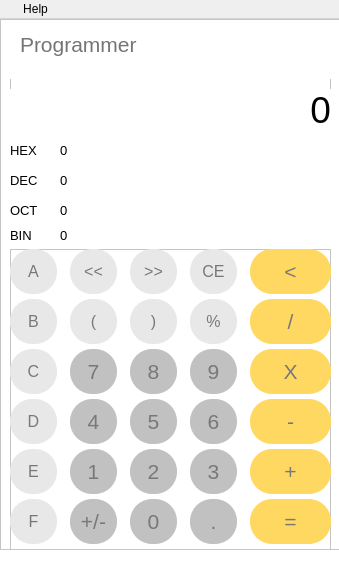
<?xml version="1.0" encoding="UTF-8"?>
<ui version="4.0">
 <class>MainWindow</class>
 <widget class="QMainWindow" name="MainWindow">
  <property name="geometry">
   <rect>
    <x>0</x>
    <y>0</y>
    <width>339</width>
    <height>565</height>
   </rect>
  </property>
  <property name="minimumSize">
   <size>
    <width>339</width>
    <height>565</height>
   </size>
  </property>
  <property name="maximumSize">
   <size>
    <width>339</width>
    <height>565</height>
   </size>
  </property>
  <property name="sizeIncrement">
   <size>
    <width>0</width>
    <height>1</height>
   </size>
  </property>
  <property name="windowTitle">
   <string>Calculator</string>
  </property>
  <property name="windowIcon">
   <iconset>
    <normaloff>../images/logo.png</normaloff>../images/logo.png</iconset>
  </property>
  <property name="toolTipDuration">
   <number>-1</number>
  </property>
  <property name="layoutDirection">
   <enum>Qt::LeftToRight</enum>
  </property>
  <property name="autoFillBackground">
   <bool>false</bool>
  </property>
  <property name="styleSheet">
   <string notr="true"/>
  </property>
  <widget class="QWidget" name="centralwidget">
   <property name="styleSheet">
    <string notr="true">background-color: rgb(255, 255, 255);</string>
   </property>
   <widget class="QFrame" name="frame">
    <property name="geometry">
     <rect>
      <x>0</x>
      <y>0</y>
      <width>341</width>
      <height>531</height>
     </rect>
    </property>
    <property name="styleSheet">
     <string notr="true"/>
    </property>
    <property name="frameShape">
     <enum>QFrame::StyledPanel</enum>
    </property>
    <property name="frameShadow">
     <enum>QFrame::Raised</enum>
    </property>
    <widget class="QFrame" name="frame_buttons">
     <property name="geometry">
      <rect>
       <x>10</x>
       <y>230</y>
       <width>321</width>
       <height>301</height>
      </rect>
     </property>
     <property name="styleSheet">
      <string notr="true"/>
     </property>
     <property name="frameShape">
      <enum>QFrame::StyledPanel</enum>
     </property>
     <property name="frameShadow">
      <enum>QFrame::Raised</enum>
     </property>
     <widget class="QPushButton" name="p_point">
      <property name="geometry">
       <rect>
        <x>180</x>
        <y>250</y>
        <width>47</width>
        <height>45</height>
       </rect>
      </property>
      <property name="font">
       <font>
        <pointsize>16</pointsize>
       </font>
      </property>
      <property name="styleSheet">
       <string notr="true">color: rgb(120, 120, 120);
background-color: rgb(193, 193, 193);
border-radius: 22px;</string>
      </property>
      <property name="text">
       <string>.</string>
      </property>
     </widget>
     <widget class="QPushButton" name="p_three">
      <property name="geometry">
       <rect>
        <x>180</x>
        <y>200</y>
        <width>47</width>
        <height>45</height>
       </rect>
      </property>
      <property name="font">
       <font>
        <pointsize>16</pointsize>
       </font>
      </property>
      <property name="styleSheet">
       <string notr="true">color: rgb(120, 120, 120);
background-color: rgb(193, 193, 193);
border-radius: 22px;</string>
      </property>
      <property name="text">
       <string>3</string>
      </property>
     </widget>
     <widget class="QPushButton" name="p_zero">
      <property name="geometry">
       <rect>
        <x>120</x>
        <y>250</y>
        <width>47</width>
        <height>45</height>
       </rect>
      </property>
      <property name="font">
       <font>
        <pointsize>16</pointsize>
       </font>
      </property>
      <property name="styleSheet">
       <string notr="true">color: rgb(120, 120, 120);
background-color: rgb(193, 193, 193);
border-radius: 22px;</string>
      </property>
      <property name="text">
       <string>0</string>
      </property>
     </widget>
     <widget class="QPushButton" name="p_two">
      <property name="geometry">
       <rect>
        <x>120</x>
        <y>200</y>
        <width>47</width>
        <height>45</height>
       </rect>
      </property>
      <property name="font">
       <font>
        <pointsize>16</pointsize>
       </font>
      </property>
      <property name="styleSheet">
       <string notr="true">color: rgb(120, 120, 120);
background-color: rgb(193, 193, 193);
border-radius: 22px;</string>
      </property>
      <property name="text">
       <string>2</string>
      </property>
     </widget>
     <widget class="QPushButton" name="p_eight">
      <property name="geometry">
       <rect>
        <x>120</x>
        <y>100</y>
        <width>47</width>
        <height>45</height>
       </rect>
      </property>
      <property name="font">
       <font>
        <pointsize>16</pointsize>
       </font>
      </property>
      <property name="styleSheet">
       <string notr="true">color: rgb(120, 120, 120);
background-color: rgb(193, 193, 193);
border-radius: 22px;</string>
      </property>
      <property name="text">
       <string>8</string>
      </property>
     </widget>
     <widget class="QPushButton" name="p_five">
      <property name="geometry">
       <rect>
        <x>120</x>
        <y>150</y>
        <width>47</width>
        <height>45</height>
       </rect>
      </property>
      <property name="font">
       <font>
        <pointsize>16</pointsize>
       </font>
      </property>
      <property name="styleSheet">
       <string notr="true">color: rgb(120, 120, 120);
background-color: rgb(193, 193, 193);
border-radius: 22px;</string>
      </property>
      <property name="text">
       <string>5</string>
      </property>
     </widget>
     <widget class="QPushButton" name="p_seven">
      <property name="geometry">
       <rect>
        <x>60</x>
        <y>100</y>
        <width>47</width>
        <height>45</height>
       </rect>
      </property>
      <property name="font">
       <font>
        <pointsize>16</pointsize>
       </font>
      </property>
      <property name="styleSheet">
       <string notr="true">color: rgb(120, 120, 120);
background-color: rgb(193, 193, 193);
border-radius: 22px;</string>
      </property>
      <property name="text">
       <string>7</string>
      </property>
     </widget>
     <widget class="QPushButton" name="p_plus_minus">
      <property name="geometry">
       <rect>
        <x>60</x>
        <y>250</y>
        <width>47</width>
        <height>45</height>
       </rect>
      </property>
      <property name="font">
       <font>
        <pointsize>16</pointsize>
       </font>
      </property>
      <property name="styleSheet">
       <string notr="true">color: rgb(120, 120, 120);
background-color: rgb(193, 193, 193);
border-radius: 22px;</string>
      </property>
      <property name="text">
       <string>+/-</string>
      </property>
     </widget>
     <widget class="QPushButton" name="p_multiply">
      <property name="geometry">
       <rect>
        <x>240</x>
        <y>100</y>
        <width>81</width>
        <height>45</height>
       </rect>
      </property>
      <property name="font">
       <font>
        <pointsize>16</pointsize>
       </font>
      </property>
      <property name="toolTip">
       <string>Multiply</string>
      </property>
      <property name="styleSheet">
       <string notr="true">color: rgb(120, 120, 120);
border-radius: 22px;
background-color: rgb(255, 216, 97);
</string>
      </property>
      <property name="text">
       <string>X</string>
      </property>
     </widget>
     <widget class="QPushButton" name="p_divide">
      <property name="geometry">
       <rect>
        <x>240</x>
        <y>50</y>
        <width>81</width>
        <height>45</height>
       </rect>
      </property>
      <property name="minimumSize">
       <size>
        <width>51</width>
        <height>45</height>
       </size>
      </property>
      <property name="maximumSize">
       <size>
        <width>100</width>
        <height>100</height>
       </size>
      </property>
      <property name="font">
       <font>
        <pointsize>16</pointsize>
       </font>
      </property>
      <property name="toolTip">
       <string>Divide</string>
      </property>
      <property name="styleSheet">
       <string notr="true">color: rgb(120, 120, 120);
border-radius: 22px;
background-color: rgb(255, 216, 97);
</string>
      </property>
      <property name="text">
       <string>/</string>
      </property>
     </widget>
     <widget class="QPushButton" name="p_six">
      <property name="geometry">
       <rect>
        <x>180</x>
        <y>150</y>
        <width>47</width>
        <height>45</height>
       </rect>
      </property>
      <property name="font">
       <font>
        <pointsize>16</pointsize>
       </font>
      </property>
      <property name="styleSheet">
       <string notr="true">color: rgb(120, 120, 120);
background-color: rgb(193, 193, 193);
border-radius: 22px;</string>
      </property>
      <property name="text">
       <string>6</string>
      </property>
     </widget>
     <widget class="QPushButton" name="p_four">
      <property name="geometry">
       <rect>
        <x>60</x>
        <y>150</y>
        <width>47</width>
        <height>45</height>
       </rect>
      </property>
      <property name="font">
       <font>
        <pointsize>16</pointsize>
       </font>
      </property>
      <property name="styleSheet">
       <string notr="true">color: rgb(120, 120, 120);
background-color: rgb(193, 193, 193);
border-radius: 22px;</string>
      </property>
      <property name="text">
       <string>4</string>
      </property>
     </widget>
     <widget class="QPushButton" name="p_plus">
      <property name="geometry">
       <rect>
        <x>240</x>
        <y>200</y>
        <width>81</width>
        <height>45</height>
       </rect>
      </property>
      <property name="font">
       <font>
        <pointsize>16</pointsize>
       </font>
      </property>
      <property name="toolTip">
       <string>Plus</string>
      </property>
      <property name="styleSheet">
       <string notr="true">color: rgb(120, 120, 120);
border-radius: 22px;
background-color: rgb(255, 216, 97);
</string>
      </property>
      <property name="text">
       <string>+</string>
      </property>
     </widget>
     <widget class="QPushButton" name="p_equal">
      <property name="geometry">
       <rect>
        <x>240</x>
        <y>250</y>
        <width>81</width>
        <height>45</height>
       </rect>
      </property>
      <property name="font">
       <font>
        <pointsize>16</pointsize>
       </font>
      </property>
      <property name="styleSheet">
       <string notr="true">color: rgb(120, 120, 120);
border-radius: 22px;
background-color: rgb(255, 216, 97);
</string>
      </property>
      <property name="text">
       <string>=</string>
      </property>
     </widget>
     <widget class="QPushButton" name="p_nine">
      <property name="geometry">
       <rect>
        <x>180</x>
        <y>100</y>
        <width>47</width>
        <height>45</height>
       </rect>
      </property>
      <property name="font">
       <font>
        <pointsize>16</pointsize>
       </font>
      </property>
      <property name="styleSheet">
       <string notr="true">color: rgb(120, 120, 120);
background-color: rgb(193, 193, 193);
border-radius: 22px;</string>
      </property>
      <property name="text">
       <string>9</string>
      </property>
     </widget>
     <widget class="QPushButton" name="p_minus">
      <property name="geometry">
       <rect>
        <x>240</x>
        <y>150</y>
        <width>81</width>
        <height>45</height>
       </rect>
      </property>
      <property name="font">
       <font>
        <pointsize>16</pointsize>
       </font>
      </property>
      <property name="toolTip">
       <string>Subtract</string>
      </property>
      <property name="styleSheet">
       <string notr="true">color: rgb(120, 120, 120);
border-radius: 22px;
background-color: rgb(255, 216, 97);
</string>
      </property>
      <property name="text">
       <string>-</string>
      </property>
     </widget>
     <widget class="QPushButton" name="p_one">
      <property name="geometry">
       <rect>
        <x>60</x>
        <y>200</y>
        <width>47</width>
        <height>45</height>
       </rect>
      </property>
      <property name="font">
       <font>
        <pointsize>16</pointsize>
       </font>
      </property>
      <property name="styleSheet">
       <string notr="true">color: rgb(120, 120, 120);
background-color: rgb(193, 193, 193);
border-radius: 22px;</string>
      </property>
      <property name="text">
       <string>1</string>
      </property>
     </widget>
     <widget class="QPushButton" name="p_ce">
      <property name="geometry">
       <rect>
        <x>180</x>
        <y>0</y>
        <width>47</width>
        <height>45</height>
       </rect>
      </property>
      <property name="font">
       <font>
        <pointsize>12</pointsize>
       </font>
      </property>
      <property name="toolTip">
       <string>Clear</string>
      </property>
      <property name="styleSheet">
       <string notr="true">color: rgb(120, 120, 120);
background-color: rgb(232, 232, 232);
border-radius: 22px;</string>
      </property>
      <property name="text">
       <string>CE</string>
      </property>
     </widget>
     <widget class="QPushButton" name="p_back">
      <property name="geometry">
       <rect>
        <x>240</x>
        <y>0</y>
        <width>81</width>
        <height>45</height>
       </rect>
      </property>
      <property name="font">
       <font>
        <pointsize>16</pointsize>
       </font>
      </property>
      <property name="toolTip">
       <string>Remove/Back</string>
      </property>
      <property name="styleSheet">
       <string notr="true">color: rgb(120, 120, 120);
border-radius: 22px;
background-color: rgb(255, 216, 97);
</string>
      </property>
      <property name="text">
       <string>&lt;</string>
      </property>
     </widget>
     <widget class="QPushButton" name="p_close_bracket">
      <property name="geometry">
       <rect>
        <x>120</x>
        <y>50</y>
        <width>47</width>
        <height>45</height>
       </rect>
      </property>
      <property name="font">
       <font>
        <pointsize>12</pointsize>
       </font>
      </property>
      <property name="styleSheet">
       <string notr="true">color: rgb(120, 120, 120);
background-color: rgb(232, 232, 232);
border-radius: 22px;</string>
      </property>
      <property name="text">
       <string>)</string>
      </property>
     </widget>
     <widget class="QPushButton" name="p_open_bracket">
      <property name="geometry">
       <rect>
        <x>60</x>
        <y>50</y>
        <width>47</width>
        <height>45</height>
       </rect>
      </property>
      <property name="font">
       <font>
        <pointsize>12</pointsize>
       </font>
      </property>
      <property name="styleSheet">
       <string notr="true">color: rgb(120, 120, 120);
background-color: rgb(232, 232, 232);
border-radius: 22px;</string>
      </property>
      <property name="text">
       <string>(</string>
      </property>
     </widget>
     <widget class="QPushButton" name="p_d">
      <property name="geometry">
       <rect>
        <x>0</x>
        <y>150</y>
        <width>47</width>
        <height>45</height>
       </rect>
      </property>
      <property name="font">
       <font>
        <pointsize>12</pointsize>
       </font>
      </property>
      <property name="styleSheet">
       <string notr="true">color: rgb(120, 120, 120);
background-color: rgb(232, 232, 232);
border-radius: 22px;</string>
      </property>
      <property name="text">
       <string>D</string>
      </property>
     </widget>
     <widget class="QPushButton" name="p_c">
      <property name="geometry">
       <rect>
        <x>0</x>
        <y>100</y>
        <width>47</width>
        <height>45</height>
       </rect>
      </property>
      <property name="font">
       <font>
        <pointsize>12</pointsize>
       </font>
      </property>
      <property name="styleSheet">
       <string notr="true">color: rgb(120, 120, 120);
background-color: rgb(232, 232, 232);
border-radius: 22px;</string>
      </property>
      <property name="text">
       <string>C</string>
      </property>
     </widget>
     <widget class="QPushButton" name="p_f">
      <property name="geometry">
       <rect>
        <x>0</x>
        <y>250</y>
        <width>47</width>
        <height>45</height>
       </rect>
      </property>
      <property name="font">
       <font>
        <pointsize>12</pointsize>
       </font>
      </property>
      <property name="styleSheet">
       <string notr="true">color: rgb(120, 120, 120);
background-color: rgb(232, 232, 232);
border-radius: 22px;</string>
      </property>
      <property name="text">
       <string>F</string>
      </property>
     </widget>
     <widget class="QPushButton" name="p_e">
      <property name="geometry">
       <rect>
        <x>0</x>
        <y>200</y>
        <width>47</width>
        <height>45</height>
       </rect>
      </property>
      <property name="font">
       <font>
        <pointsize>12</pointsize>
       </font>
      </property>
      <property name="styleSheet">
       <string notr="true">color: rgb(120, 120, 120);
background-color: rgb(232, 232, 232);
border-radius: 22px;</string>
      </property>
      <property name="text">
       <string>E</string>
      </property>
     </widget>
     <widget class="QPushButton" name="p_a">
      <property name="geometry">
       <rect>
        <x>0</x>
        <y>0</y>
        <width>47</width>
        <height>45</height>
       </rect>
      </property>
      <property name="font">
       <font>
        <pointsize>12</pointsize>
       </font>
      </property>
      <property name="toolTip">
       <string>Square</string>
      </property>
      <property name="styleSheet">
       <string notr="true">color: rgb(120, 120, 120);
background-color: rgb(232, 232, 232);
border-radius: 22px;</string>
      </property>
      <property name="text">
       <string>A</string>
      </property>
     </widget>
     <widget class="QPushButton" name="p_b">
      <property name="geometry">
       <rect>
        <x>0</x>
        <y>50</y>
        <width>47</width>
        <height>45</height>
       </rect>
      </property>
      <property name="font">
       <font>
        <pointsize>12</pointsize>
       </font>
      </property>
      <property name="toolTip">
       <string>Square root</string>
      </property>
      <property name="styleSheet">
       <string notr="true">color: rgb(120, 120, 120);
background-color: rgb(232, 232, 232);
border-radius: 22px;</string>
      </property>
      <property name="text">
       <string>B</string>
      </property>
     </widget>
     <widget class="QPushButton" name="p_per">
      <property name="geometry">
       <rect>
        <x>180</x>
        <y>50</y>
        <width>47</width>
        <height>45</height>
       </rect>
      </property>
      <property name="font">
       <font>
        <pointsize>12</pointsize>
       </font>
      </property>
      <property name="styleSheet">
       <string notr="true">color: rgb(120, 120, 120);
background-color: rgb(232, 232, 232);
border-radius: 22px;</string>
      </property>
      <property name="text">
       <string>%</string>
      </property>
     </widget>
     <widget class="QPushButton" name="p_lsh">
      <property name="geometry">
       <rect>
        <x>60</x>
        <y>0</y>
        <width>47</width>
        <height>45</height>
       </rect>
      </property>
      <property name="font">
       <font>
        <pointsize>12</pointsize>
       </font>
      </property>
      <property name="styleSheet">
       <string notr="true">color: rgb(120, 120, 120);
background-color: rgb(232, 232, 232);
border-radius: 22px;</string>
      </property>
      <property name="text">
       <string>&lt;&lt;</string>
      </property>
     </widget>
     <widget class="QPushButton" name="p_rsh">
      <property name="geometry">
       <rect>
        <x>120</x>
        <y>0</y>
        <width>47</width>
        <height>45</height>
       </rect>
      </property>
      <property name="font">
       <font>
        <pointsize>12</pointsize>
       </font>
      </property>
      <property name="styleSheet">
       <string notr="true">color: rgb(120, 120, 120);
background-color: rgb(232, 232, 232);
border-radius: 22px;</string>
      </property>
      <property name="text">
       <string>&gt;&gt;</string>
      </property>
     </widget>
    </widget>
    <widget class="QFrame" name="frame_calculations_display">
     <property name="geometry">
      <rect>
       <x>10</x>
       <y>40</y>
       <width>321</width>
       <height>71</height>
      </rect>
     </property>
     <property name="styleSheet">
      <string notr="true"/>
     </property>
     <property name="frameShape">
      <enum>QFrame::StyledPanel</enum>
     </property>
     <property name="frameShadow">
      <enum>QFrame::Raised</enum>
     </property>
     <widget class="QLabel" name="p_label_2">
      <property name="geometry">
       <rect>
        <x>0</x>
        <y>30</y>
        <width>321</width>
        <height>41</height>
       </rect>
      </property>
      <property name="font">
       <font>
        <pointsize>28</pointsize>
       </font>
      </property>
      <property name="styleSheet">
       <string notr="true">color: rgb(0, 0, 0);</string>
      </property>
      <property name="text">
       <string>0</string>
      </property>
      <property name="alignment">
       <set>Qt::AlignRight|Qt::AlignTrailing|Qt::AlignVCenter</set>
      </property>
     </widget>
     <widget class="QLabel" name="p_label_3">
      <property name="geometry">
       <rect>
        <x>0</x>
        <y>0</y>
        <width>321</width>
        <height>20</height>
       </rect>
      </property>
      <property name="maximumSize">
       <size>
        <width>100000</width>
        <height>16777215</height>
       </size>
      </property>
      <property name="font">
       <font>
        <pointsize>10</pointsize>
       </font>
      </property>
      <property name="styleSheet">
       <string notr="true">color: rgb(0, 0, 0);</string>
      </property>
      <property name="text">
       <string/>
      </property>
      <property name="alignment">
       <set>Qt::AlignRight|Qt::AlignTrailing|Qt::AlignVCenter</set>
      </property>
     </widget>
    </widget>
    <widget class="QLabel" name="label">
     <property name="geometry">
      <rect>
       <x>20</x>
       <y>10</y>
       <width>311</width>
       <height>31</height>
      </rect>
     </property>
     <property name="font">
      <font>
       <pointsize>16</pointsize>
      </font>
     </property>
     <property name="styleSheet">
      <string notr="true">color: rgb(117, 117, 117);</string>
     </property>
     <property name="text">
      <string>Programmer</string>
     </property>
    </widget>
    <widget class="QLabel" name="p_label_bin">
     <property name="geometry">
      <rect>
       <x>10</x>
       <y>205</y>
       <width>40</width>
       <height>22</height>
      </rect>
     </property>
     <property name="font">
      <font>
       <pointsize>10</pointsize>
      </font>
     </property>
     <property name="text">
      <string>BIN</string>
     </property>
    </widget>
    <widget class="QLabel" name="p_label_oct">
     <property name="geometry">
      <rect>
       <x>10</x>
       <y>180</y>
       <width>40</width>
       <height>22</height>
      </rect>
     </property>
     <property name="font">
      <font>
       <pointsize>10</pointsize>
      </font>
     </property>
     <property name="text">
      <string>OCT</string>
     </property>
    </widget>
    <widget class="QLabel" name="p_label_dec">
     <property name="geometry">
      <rect>
       <x>10</x>
       <y>150</y>
       <width>40</width>
       <height>22</height>
      </rect>
     </property>
     <property name="font">
      <font>
       <pointsize>10</pointsize>
      </font>
     </property>
     <property name="text">
      <string>DEC</string>
     </property>
    </widget>
    <widget class="QLabel" name="p_label_hex">
     <property name="geometry">
      <rect>
       <x>10</x>
       <y>120</y>
       <width>40</width>
       <height>22</height>
      </rect>
     </property>
     <property name="font">
      <font>
       <pointsize>10</pointsize>
      </font>
     </property>
     <property name="text">
      <string>HEX</string>
     </property>
    </widget>
    <widget class="QLabel" name="p_label_hex_val">
     <property name="geometry">
      <rect>
       <x>60</x>
       <y>120</y>
       <width>281</width>
       <height>22</height>
      </rect>
     </property>
     <property name="font">
      <font>
       <pointsize>10</pointsize>
      </font>
     </property>
     <property name="text">
      <string>0</string>
     </property>
    </widget>
    <widget class="QLabel" name="p_label_dec_val">
     <property name="geometry">
      <rect>
       <x>60</x>
       <y>150</y>
       <width>281</width>
       <height>22</height>
      </rect>
     </property>
     <property name="font">
      <font>
       <pointsize>10</pointsize>
      </font>
     </property>
     <property name="text">
      <string>0</string>
     </property>
    </widget>
    <widget class="QLabel" name="p_label_oct_val">
     <property name="geometry">
      <rect>
       <x>60</x>
       <y>180</y>
       <width>281</width>
       <height>22</height>
      </rect>
     </property>
     <property name="font">
      <font>
       <pointsize>10</pointsize>
      </font>
     </property>
     <property name="text">
      <string>0</string>
     </property>
    </widget>
    <widget class="QLabel" name="p_label_bin_val">
     <property name="geometry">
      <rect>
       <x>60</x>
       <y>205</y>
       <width>281</width>
       <height>22</height>
      </rect>
     </property>
     <property name="font">
      <font>
       <pointsize>10</pointsize>
      </font>
     </property>
     <property name="text">
      <string>0</string>
     </property>
    </widget>
   </widget>
  </widget>
  <widget class="QMenuBar" name="menuBar">
   <property name="geometry">
    <rect>
     <x>0</x>
     <y>0</y>
     <width>339</width>
     <height>26</height>
    </rect>
   </property>
   <widget class="QMenu" name="menuOption">
    <property name="styleSheet">
     <string notr="true"/>
    </property>
    <property name="title">
     <string/>
    </property>
    <property name="icon">
     <iconset>
      <normaloff>../images/text.png</normaloff>../images/text.png</iconset>
    </property>
    <widget class="QMenu" name="menuCalculator">
     <property name="title">
      <string>Calculator</string>
     </property>
     <property name="icon">
      <iconset>
       <normaloff>../images/calculator(3).png</normaloff>../images/calculator(3).png</iconset>
     </property>
     <addaction name="actionStandard"/>
     <addaction name="actionScientific"/>
     <addaction name="actionProgrammer"/>
     <addaction name="actionDate_Calculation"/>
    </widget>
    <widget class="QMenu" name="menuConverter">
     <property name="title">
      <string>Converter</string>
     </property>
     <property name="icon">
      <iconset>
       <normaloff>../images/recycle.png</normaloff>../images/recycle.png</iconset>
     </property>
     <addaction name="actionCurrency"/>
     <addaction name="actionVolume"/>
     <addaction name="actionLength"/>
     <addaction name="actionWeight_and_Mass"/>
     <addaction name="actionTemperature"/>
     <addaction name="actionEnergy"/>
     <addaction name="actionArea"/>
     <addaction name="actionSpeed"/>
     <addaction name="actionTime"/>
     <addaction name="actionPower"/>
     <addaction name="actionData"/>
     <addaction name="actionPressure"/>
     <addaction name="actionAngle"/>
    </widget>
    <addaction name="menuCalculator"/>
    <addaction name="menuConverter"/>
    <addaction name="separator"/>
    <addaction name="actionExit"/>
   </widget>
   <widget class="QMenu" name="menuHelp">
    <property name="title">
     <string>Help</string>
    </property>
   </widget>
   <addaction name="menuOption"/>
   <addaction name="menuHelp"/>
  </widget>
  <action name="actionDark">
   <property name="text">
    <string>Dark</string>
   </property>
  </action>
  <action name="actionLight">
   <property name="text">
    <string>Light</string>
   </property>
  </action>
  <action name="actionSetting">
   <property name="text">
    <string>Setting</string>
   </property>
  </action>
  <action name="actionExit">
   <property name="icon">
    <iconset>
     <normaloff>../images/logout.png</normaloff>../images/logout.png</iconset>
   </property>
   <property name="text">
    <string>Exit</string>
   </property>
  </action>
  <action name="actionStandard">
   <property name="icon">
    <iconset>
     <normaloff>../images/calculator.png</normaloff>../images/calculator.png</iconset>
   </property>
   <property name="text">
    <string>Standard</string>
   </property>
  </action>
  <action name="actionScientific">
   <property name="icon">
    <iconset>
     <normaloff>../images/microscope.png</normaloff>../images/microscope.png</iconset>
   </property>
   <property name="text">
    <string>Scientific</string>
   </property>
  </action>
  <action name="actionProgrammer">
   <property name="icon">
    <iconset>
     <normaloff>../images/code.png</normaloff>../images/code.png</iconset>
   </property>
   <property name="text">
    <string>Programmer</string>
   </property>
  </action>
  <action name="actionDate_Calculation">
   <property name="icon">
    <iconset>
     <normaloff>../images/calendar.png</normaloff>../images/calendar.png</iconset>
   </property>
   <property name="text">
    <string>Date Calculation</string>
   </property>
  </action>
  <action name="actionCurrency">
   <property name="icon">
    <iconset>
     <normaloff>../images/money.png</normaloff>../images/money.png</iconset>
   </property>
   <property name="text">
    <string>Currency</string>
   </property>
  </action>
  <action name="actionVolume">
   <property name="icon">
    <iconset>
     <normaloff>../images/shapes.png</normaloff>../images/shapes.png</iconset>
   </property>
   <property name="text">
    <string>Volume</string>
   </property>
  </action>
  <action name="actionLength">
   <property name="icon">
    <iconset>
     <normaloff>../images/ruler.png</normaloff>../images/ruler.png</iconset>
   </property>
   <property name="text">
    <string>Length</string>
   </property>
  </action>
  <action name="actionWeight_and_Mass">
   <property name="icon">
    <iconset>
     <normaloff>../images/weighing-scale.png</normaloff>../images/weighing-scale.png</iconset>
   </property>
   <property name="text">
    <string>Weight and Mass</string>
   </property>
  </action>
  <action name="actionTemperature">
   <property name="icon">
    <iconset>
     <normaloff>../images/temperature.png</normaloff>../images/temperature.png</iconset>
   </property>
   <property name="text">
    <string>Temperature</string>
   </property>
  </action>
  <action name="actionEnergy">
   <property name="icon">
    <iconset>
     <normaloff>../images/fire.png</normaloff>../images/fire.png</iconset>
   </property>
   <property name="text">
    <string>Energy</string>
   </property>
  </action>
  <action name="actionArea">
   <property name="icon">
    <iconset>
     <normaloff>../images/area.png</normaloff>../images/area.png</iconset>
   </property>
   <property name="text">
    <string>Area</string>
   </property>
  </action>
  <action name="actionSpeed">
   <property name="icon">
    <iconset>
     <normaloff>../images/fast.png</normaloff>../images/fast.png</iconset>
   </property>
   <property name="text">
    <string>Speed</string>
   </property>
  </action>
  <action name="actionTime">
   <property name="icon">
    <iconset>
     <normaloff>../images/clock.png</normaloff>../images/clock.png</iconset>
   </property>
   <property name="text">
    <string>Time</string>
   </property>
  </action>
  <action name="actionPower">
   <property name="icon">
    <iconset>
     <normaloff>../images/energy.png</normaloff>../images/energy.png</iconset>
   </property>
   <property name="text">
    <string>Power</string>
   </property>
  </action>
  <action name="actionData">
   <property name="icon">
    <iconset>
     <normaloff>../images/statistics.png</normaloff>../images/statistics.png</iconset>
   </property>
   <property name="text">
    <string>Data</string>
   </property>
  </action>
  <action name="actionPressure">
   <property name="icon">
    <iconset>
     <normaloff>../images/indicator.png</normaloff>../images/indicator.png</iconset>
   </property>
   <property name="text">
    <string>Pressure</string>
   </property>
  </action>
  <action name="actionAngle">
   <property name="icon">
    <iconset>
     <normaloff>../images/angle.png</normaloff>../images/angle.png</iconset>
   </property>
   <property name="text">
    <string>Angle</string>
   </property>
  </action>
  <action name="actionHelp">
   <property name="text">
    <string>Help</string>
   </property>
  </action>
  <action name="actionDark_">
   <property name="text">
    <string>Dark</string>
   </property>
  </action>
  <action name="actionLight_">
   <property name="text">
    <string>Light</string>
   </property>
  </action>
 </widget>
 <resources/>
 <connections/>
</ui>
